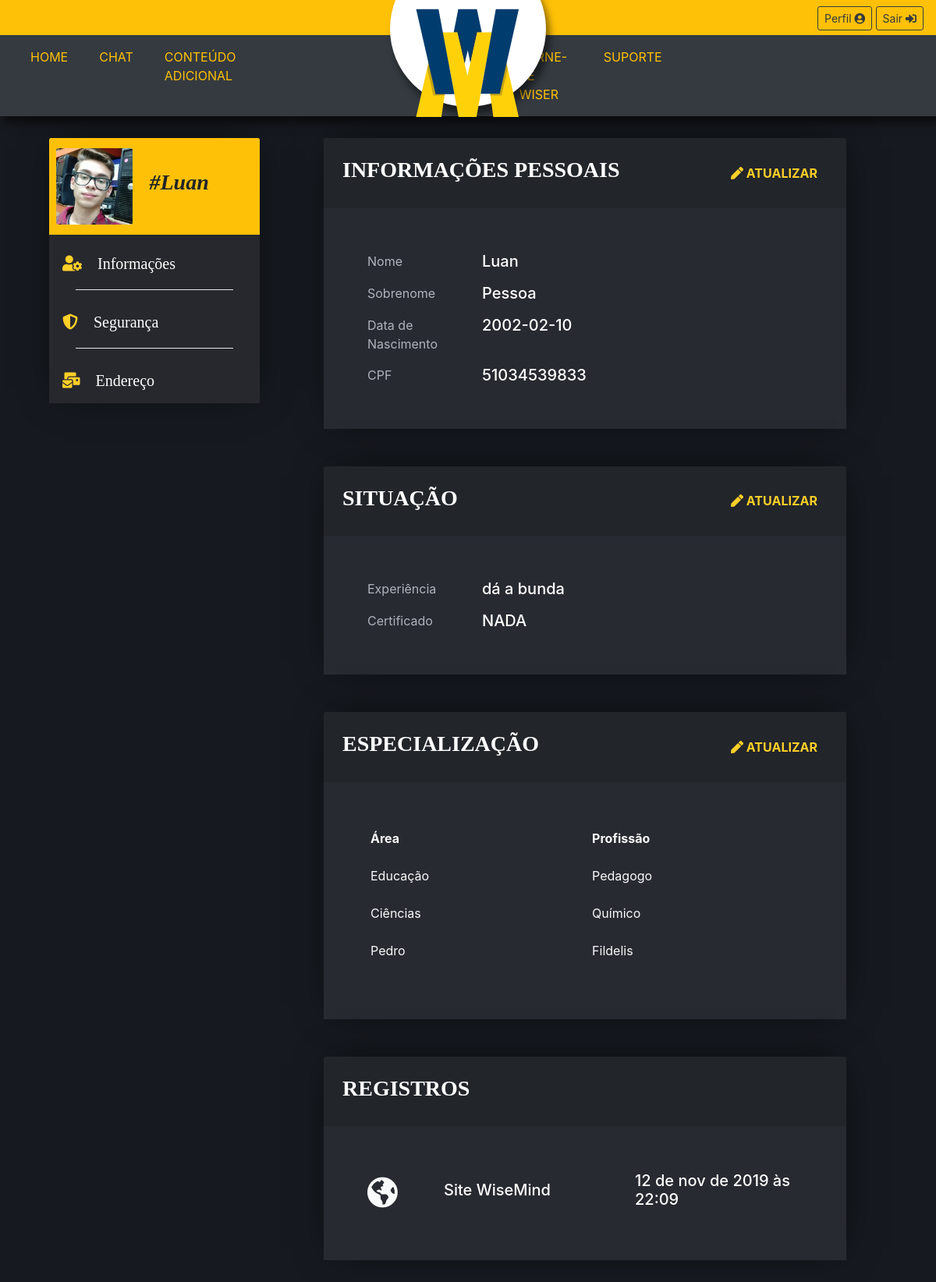
The page /painel-usu.php (signed in) on the database its author committed.
### tables this page shows
CREATE TABLE `usuarios` (
  `id_usuario` int(11) NOT NULL AUTO_INCREMENT,
  `Nome` varchar(25) NOT NULL,
  `Sobrenome` varchar(100) NOT NULL,
  `Data_Nasc` date NOT NULL,
  `Email` varchar(150) NOT NULL,
  `Senha` varchar(40) NOT NULL,
  `Cell` varchar(12) NOT NULL,
  `perfil_img` varchar(64) NOT NULL,
  `Cidade` varchar(60) DEFAULT NULL,
  `Rua` varchar(100) DEFAULT NULL,
  `Estado` varchar(2) DEFAULT NULL,
  `Numero` int(11) DEFAULT NULL,
  `CEP` varchar(9) DEFAULT NULL,
  `Bairro` varchar(100) DEFAULT NULL,
  `CPF` varchar(12) DEFAULT NULL,
  `id_privilegio` int(11) NOT NULL,
  PRIMARY KEY (`id_usuario`),
  UNIQUE KEY `id_usuario` (`id_usuario`),
  KEY `privilegio` (`id_privilegio`)
);

CREATE TABLE `profissional` (
  `id_profissional` int(11) NOT NULL,
  `experiencia` varchar(255) DEFAULT NULL,
  `certificado` varchar(255) NOT NULL,
  `chat_presenca` int(11) DEFAULT NULL,
  `id_vgs` int(11) DEFAULT NULL,
  PRIMARY KEY (`id_profissional`),
  UNIQUE KEY `id_vgs` (`id_vgs`),
  KEY `chat` (`chat_presenca`)
);

CREATE TABLE `especializacao` (
  `id_espc` int(11) NOT NULL AUTO_INCREMENT,
  `Area` varchar(255) NOT NULL,
  `Profissao` varchar(255) NOT NULL,
  `id_prof` int(11) NOT NULL,
  PRIMARY KEY (`id_espc`),
  KEY `fk_EspecProf` (`id_prof`)
);

### painel-usu.php (the view, shortened to what this page needs)
<?php
	include('assets/conexao.php');
	if(isset($_SESSION["log_status"]) && $_SESSION["log_status"]==true){
		$sql=('select * from usuarios where id_usuario = '. $_SESSION["id_user"].';');
		$resul=mysqli_query($conexao, $sql);
		$con=mysqli_fetch_array($resul);
	if($con['id_privilegio']==1){
		$sql2=('select * from estudantes where id_estudante = '. $_SESSION["id_user"].';');
		$resul2=mysqli_query($conexao, $sql2);
		$est=mysqli_fetch_array($resul2);
	}else if($con['id_privilegio']==2){
		$sql2=('select * from profissional where id_profissional = '. $_SESSION["id_user"].';');
		$resul2=mysqli_query($conexao, $sql2);
		$est=mysqli_fetch_array($resul2);
	}
?>
<!DOCTYPE html>
<html>
<head>
	<?php include('menu.php'); ?>
	<link rel="stylesheet" href="style/painel-usu.css">
</head>
<body>
	<div class="container-fluid position-fixed" style="margin-top:130px">
		<div class="row">
			<div class="col-3 ml-5">
				<div class="card border border-0">
					<div class="card-header bg-warning border-0 pl-2 image-card">
						<button class="btn position-relative p-0 mr-3 btn-perfil-img overflow-hidden"
							data-toggle='modal' data-target='#modalExemplo' href="#">
							<img src="<?php echo($con['perfil_img']); ?>" alt="">
						</button>
						<label class="align-items-center text-font-calibri h3 font-italic font-weight-bold h-100">
							<p class="">#<?php echo($con['Nome']);?></p>
						</label>
					</div>
					<div class="card-body border-0 p-0" style="background-color:#26282E;">
						<div id="itens-nav" class="list-nav w-100">
							<ul class="nav flex-column text-font-calibri">
								<li class="nav-item config-item">
									<button class="btn nav-link h5 pt-4 mb-0 w-100 text-left rounded-0 btn-outline" id="btn-informacao" href="#"
									id="btn-informacoes"><i
											class="fas fa-user-cog mr-3 h5" ></i>
										<label class="h5 cursor-pointer">Informações</label></button>
								</li>
								<hr class="w-75 bg-white my-1">
								<li class="nav-item config-item">
									<button class="btn nav-link h5 pt-4 mb-0 w-100 text-left rounded-0 btn-outline" id="btn-seguranca" href="#"
									id="btn-seguranca"><i
											class="fas fa-shield-alt mr-3 h5"></i> <label
											class="h5 cursor-pointer">Segurança</label></button>
								</li>
								<hr class="w-75 bg-white my-1">
								<li class="nav-item config-item">
									<button class="btn nav-link h5 pt-4 mb-0 w-100 text-left rounded-0 btn-outline" id="btn-endereco" href="#"
									id="btn-endereco"><i
											class="fas fa-mail-bulk mr-3 h5"></i>
										<label class="h5 cursor-pointer">Endereço</label></button>
								</li>
							</ul>
						</div>
					</div>
				</div>
			</div>
		</div>
	</div>
	<div class="container-fluid" style="margin-top:130px">
		<div class="row mb-5" id="informacao">
			<div class="col-7 offset-4">
				<div class="card border border-0 bg-transparent">
					<div class="card-header border-bottom-0 text-white p-4 d-flex">
						<label class="h3 text-font-calibri"><b>INFORMAÇÕES PESSOAIS</b></label>
						<button class="btn btn-hover-white ml-auto" id="atualizar-1"><i class="fas fa-pen"></i><b>
								ATUALIZAR</b></button>
					</div>
					<div class="card-body border-0 p-5 " id="informacoes-1">
						<div class="row p-2">
							<div class="col-3">
								<span class="text-clear">Nome</span>
							</div>
							<div class="col-9">
								<span class="h5 text-white"><?php echo($con['Nome']);?></span>
							</div>
						</div>
						<div class="row p-2">
							<div class="col-3">
								<span class="text-clear">Sobrenome</span>
							</div>
							<div class="col-9">
								<span class="h5 text-white"><?php echo($con['Sobrenome']);?></span>
							</div>
						</div>
						<div class="row p-2">
							<div class="col-3">
								<span class="text-clear">Data de Nascimento</span>
							</div>
							<div class="col-9">
								<span class="h5 text-white"><?php echo($con['Data_Nasc']);?></span>
							</div>
						</div>
						<div class="row p-2">
							<div class="col-3">
								<span class="text-clear">CPF</span>
							</div>
							<div class="col-9">
								<span
									class="h5 text-white"><?php if($con['CPF']==0){echo("Adicionar");}else{echo($con['CPF']);}?></span>
							</div>
						</div>
					</div>
				</div>
			</div>
		</div>
		<?php
			if($con['id_privilegio']==2){
		?>
		<div class="row mb-5" id="informacao-2-1">
			<div class="col-7 offset-4">
				<div class="card border border-0 bg-transparent">
					<div class="card-header border-bottom-0 text-white p-4 d-flex">
						<label class="h3 text-font-calibri"><b>SITUAÇÃO</b></label>
						<button class="btn btn-hover-white ml-auto" id="atualizar-7"><i class="fas fa-pen"></i><b>
								ATUALIZAR</b></button>
					</div>
					<div class="card-body border-0 p-5" id="informacoes-7">
						<div class="row p-2">
							<div class="col-3">
								<span class="text-clear">Experiência</span>
							</div>
							<div class="col-9">
								<span class="h5 text-white"><?php echo($est['experiencia']); ?></span>
							</div>
						</div>
						<div class="row p-2">
							<div class="col-3">
								<span class="text-clear">Certificado</span>
							</div>
							<div class="col-9">
								<span class="h5 text-white"><?php echo($est['certificado']); ?></span>
							</div>
						</div>
					</div>
				</div>
			</div>
		</div>
		<div class="row mb-5" id="informacao-2-2">
			<div class="col-7 offset-4">
				<div class="card border border-0 bg-transparent">
					<div class="card-header border-bottom-0 text-white p-4 d-flex">
						<label class="h3 text-font-calibri"><b>ESPECIALIZAÇÃO</b></label>
						<button class="btn btn-hover-white ml-auto" id="atualizar-8"><i class="fas fa-pen"></i><b>
								ATUALIZAR</b></button>
					</div>
						<?php
						$sql_pesq=('select * from especializacao where id_prof = "'.$_SESSION["id_user"].'";');
						$sql_pesq_query = mysqli_query($conexao, $sql_pesq) or die (mysqli_error($conexao));
						$cont = mysqli_num_rows( $sql_pesq_query);
					?>
					<div class="card-body border-0 p-5" id="informacoes-8">
						<?php
							if($cont==0){
								echo('<div class="row p-2">
									<div class="col-9">
										<span class="h5 text-white">Adicionar</span>
									</div>
								</div>');
							}else{
						?>
						<table class="table table-borderless text-light">
							<thead>
								<tr>
									<th scope="col">Área</th>
									<th scope="col">Profissão</th>
								</tr>
							</thead>
							<tbody>
							<?php
								$sqlmostrar=('select * from especializacao where id_prof = "'.$_SESSION["id_user"].'";');
								$resul3=mysqli_query($conexao, $sqlmostrar);
								while($con_prof=mysqli_fetch_array($resul3)){
									echo('
										<tr>
											<td>'.$con_prof["Area"].'</td>
											<td>'.$con_prof["Profissao"].'</td>
											</tr>');
									}
								?>
							</tbody>
						</table>
						<?php
							}
						?>
					</div>
				</div>
			</div>
		</div>
		<?php
			}
		?>
		<div class="row mb-5" id="informacao-reg">
			<div class="col-7 offset-4">
				<div class="card border border-0 bg-transparent">
					<div class="card-header border-bottom-0 text-white p-4 d-flex">
						<label class="h3 text-font-calibri"><b>REGISTROS</b></label>
					</div>
					<div class="card-body border-0 p-5">
						<div class="row p-2">
							<div class="col-2">
								<span class="text-light" style="font-size:40px"><i
										class="fas fa-globe-americas"></i></span>
							</div>
							<div class="col-5 align-items-center  d-flex">
								<span class="h5 text-white">Site WiseMind</span>
							</div>
							<div class="col-5 align-items-center d-flex">
								<span class="h5 text-white align-middle">12 de nov de 2019 às 22:09</span>
							</div>
						</div>
					</div>
				</div>
			</div>
		</div>
	</div>
</body>
<?php
		}else{
			$_SESSION["facaLog"]=true;
        	echo('<script>window.location.href = "login.php";</script>');
		}
?>
</html>

### style/painel-usu.css (style rules this page uses)
body { background: #161a20; }
.card { -webkit-box-shadow: 2px -3px 48px -14px rgba(0, 0, 0, 0.75); -moz-box-shadow: 2px -3px 48px -14px rgba(0, 0, 0, 0.75); box-shadow: 2px -3px 48px -14px rgba(0, 0, 0, 0.75); }
.text-font-calibri { font-family: "Calibri"; }
.btn-hover-white { color: #ffcf29; }
.card-header { background-color: rgba(38, 40, 46, 0.8) }
.card-body { background-color: rgba(47, 49, 56, 0.75) }
.text-clear { color: #afb3bb; }
.card { animation: zoomInDown 0.5s linear; }
.nav-link i { color: #ffcf29; }
.nav-link { color: #fff; }
.cursor-pointer { cursor: pointer; }
.image-card { overflow: hidden; }
.btn-perfil-img { height: 100px; width: 100px; }
.btn-perfil-img img { transition: 0.1s linear; width: 100px; height: 100px; background-size: cover; }

### rows shown on the page
usuarios: perfil_img (picture), Nome "Luan", Sobrenome "Pessoa", Data_Nasc "2002-02-10", CPF "51034539833"
profissional: experiencia "dá a bunda", certificado "NADA"
especializacao: Area "Educação", Profissao "Pedagogo"
especializacao: Area "Ciências", Profissao "Químico"
especializacao: Area "Pedro", Profissao "Fildelis"
